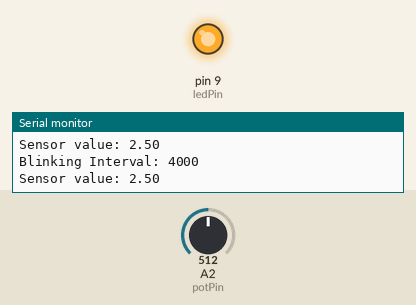
Recording of a sketch running on a simulated Arduino Uno, built with avr-gcc and run on an emulated ATmega328P. Shown: output pins drawn as LEDs (lit = HIGH), the last lines printed to the serial monitor. Inputs (shaded band) come from the test bench; at power-on: A2 (potPin) = 512.

Above: at 6.0 s.
6.1 s: A2 (potPin) set to 422
12.4 s: A2 (potPin) set to 392
At 13.2 s:
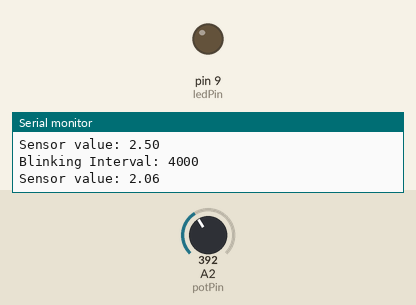
18.7 s: A2 (potPin) set to 511
At 19.5 s:
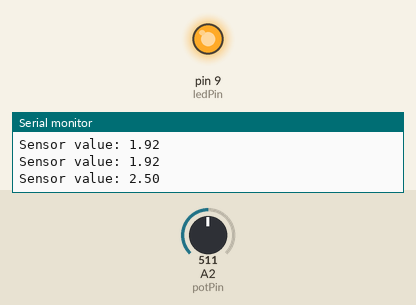
29.9 s: A2 (potPin) set to 306
At 31.2 s:
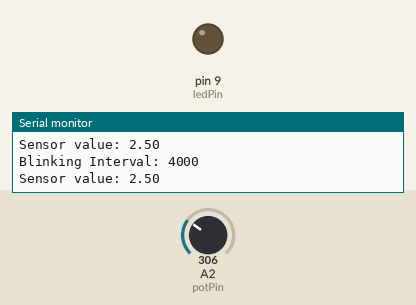
Timing chart, 0 to 32.9 s (numbered marks = the images above; inputs shaded):
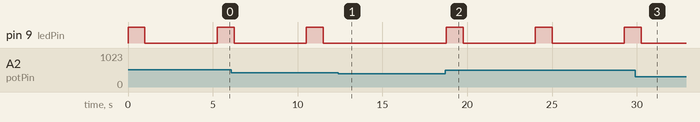

The sketch:

AnalogData-potentiometer.ino
```cpp
//constant variables
const int potPin = A2;              //connect the potentiomenter to A2
const int ledPin = 9;               //connect the LED to pin 9
const int delayTime = 250;          //delay time for serial monitor in milliseconds

int readVal;                        //variable to hold the value read from the potentiometer
float volts;                        //variable to hold the voltage value
long blink_interval = 0;            //1 second interval between blinks

String sensorVal, voltOutput, blinkInt, interval;

void setup() {
  Serial.begin(9600);               //begin serial monitor at 9600 baud
  sensorVal = String();             //initialize string variables for string additon
  voltOutput = String();
  interval = String();
  pinMode(potPin, INPUT);           //set the potentiometer pin as input
  pinMode(ledPin, OUTPUT);          //set the LED pin as output
}

void loop() {
  readVal = analogRead(potPin);                 //read the value from the potentiometer
  volts = (5.0/1023.0) * readVal;               //convert the value to voltage
  sensorVal = "Sensor value: ";
  voltOutput = sensorVal + volts;
  Serial.println(voltOutput);                   ///print the volts to the serial monitor

  if(volts > 2.0){                              //if the voltage is greater than 2.0
    blink(volts);                               //call the blink function
  }
  else{
    digitalWrite(ledPin, LOW);                  //else, turn the LED off
  }
  delay(delayTime);                             //delay for the serial monitor
}

void blink(float volts){
  volts = int(volts);                                 //convert the voltage to an integer

  long blink_interval = (-1 * volts + 6) * 1000;      //calculate the interval between blinks using the linear sequence formula
  digitalWrite(ledPin, HIGH);                         //turn the LED on
  delay(1000);                                        //delay for 1 second to simulate the blink
  digitalWrite(ledPin, LOW);                          //turn the LED off
  delay(blink_interval);                              //delay for the interval between blinks
  blinkInt = "Blinking Interval: ";
  interval = blinkInt + blink_interval;
  Serial.println(interval);                           //print the interval between blinks
}
```

Measured:
- the behaviour switches between 410 and 409 on A2 (potPin) (found by bisection; images 0 and 1)
- after the input at 12.4 s, pin 9 (ledPin): stays LOW (without the input it goes to HIGH after 3.4 s)
- after the input at 18.7 s, pin 9 (ledPin): alternates HIGH for 1.0 s and LOW for 4.3 s, starting after 0.06 s
- after the input at 29.9 s, pin 9 (ledPin): goes on until 30.3 s, then stays LOW
